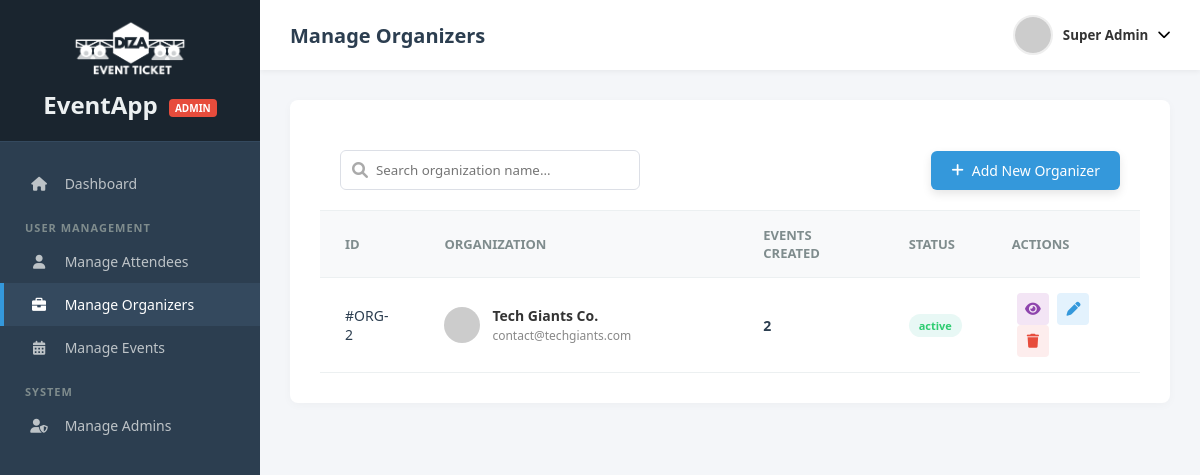
Page /manage-organizers.php (signed in) on the committed database.
### tables this page shows
CREATE TABLE organizer_details (
    user_id INT PRIMARY KEY,
    company_name VARCHAR(150) NOT NULL,
    business_phone VARCHAR(20),
    business_email VARCHAR(100),
    website_url VARCHAR(255),
    about_description TEXT,
    FOREIGN KEY (user_id) REFERENCES users(id) ON DELETE CASCADE
);

CREATE TABLE users (
    id INT AUTO_INCREMENT PRIMARY KEY,
    username VARCHAR(50) NOT NULL UNIQUE,
    password_hash VARCHAR(255) NOT NULL,  
    first_name VARCHAR(100) NOT NULL,
    last_name VARCHAR(100) NOT NULL,
    email VARCHAR(100) NOT NULL UNIQUE,
    phone_number VARCHAR(20),
    gender ENUM('Male', 'Female', 'Other'),
    address TEXT,
    role ENUM('admin', 'organizer', 'attendee') NOT NULL,
    status ENUM('active', 'banned') DEFAULT 'active',
    created_at TIMESTAMP DEFAULT CURRENT_TIMESTAMP
);

### manage-organizers.php (the view, shortened to what this page needs)
<?php
require_once("connection.php");
$currentUser = $_SESSION['user'];
$query = "SELECT u.*, o.company_name, o.business_email,
          (SELECT COUNT(*) FROM events WHERE organizer_id = u.id) as event_count
          FROM users u
          LEFT JOIN organizer_details o ON u.id = o.user_id
          WHERE u.role = 'organizer' ORDER BY u.id DESC";
$result = mysqli_query($conn, $query);
$organizerList = [];
if ($result) {
    while ($row = mysqli_fetch_assoc($result)) {
        $organizerList[] = $row;
    }
}
?>
<!DOCTYPE html>
<html lang="en">
<head>
    <link rel="stylesheet" href="https://cdnjs.cloudflare.com/ajax/libs/font-awesome/6.0.0/css/all.min.css">
    <link rel="stylesheet" href="css/styledashboard.css?v=2">
</head>
<body class="admin-theme">
    <div class="dashboard-container">
        <aside class="sidebar">
            <div class="brand">
                <img src="images/DIZAET_LogoWhite.png" alt="DIZAET Logo" class="brand-logo">
                <h2>EventApp <span class="badge">ADMIN</span></h2>
            </div>
            <ul class="nav-links">
                <li><a href="admin-dashboard.php"><i class="fas fa-home"></i> Dashboard</a></li>
                <li class="menu-header">User Management</li>
                <li><a href="manage-attendees.php"><i class="fas fa-user"></i> Manage Attendees</a></li>
                <li class="active"><a href="manage-organizers.php"><i class="fas fa-briefcase"></i> Manage Organizers</a></li>
                <li><a href="manage-events.php"><i class="fas fa-calendar-alt"></i> Manage Events</a></li>
                <li class="menu-header">System</li>
                <li><a href="manage-admins.php"><i class="fas fa-user-shield"></i> Manage Admins</a></li>
            </ul>
        </aside>
        <main class="main-content">
            <header class="top-bar">
                <div class="page-title"><h1>Manage Organizers</h1></div>
                <div class="user-menu">
                    <button class="user-btn" onclick="toggleDropdown()">
                        <img src="https://ui-avatars.com/api?name=<?php echo urlencode($currentUser['first_name'] . '+' . $currentUser['last_name']); ?>" alt="Admin" class="avatar">
                        <span class="username"><?php echo htmlspecialchars($currentUser['first_name'] . ' ' . $currentUser['last_name']); ?></span>
                        <i class="fas fa-chevron-down"></i>
                    </button>
                </div>
            </header>
            <div class="content-padding">
                <div class="card card-padded">
                    <div class="table-controls">
                        <div class="search-wrapper">
                            <i class="fas fa-search"></i>
                            <input type="text" placeholder="Search organization name...">
                        </div>
                        <a href="manage-organizers-addNew.php" class="btn-primary" style="text-decoration: none;">
                            <i class="fas fa-plus"></i> Add New Organizer
                        </a>
                    </div>
                    <div class="table-responsive">
                        <table class="styled-table">
                            <thead>
                                <tr>
                                    <th>ID</th>
                                    <th>Organization</th>
                                    <th>Events Created</th>
                                    <th>Status</th>
                                    <th class="text-right">Actions</th>
                                </tr>
                            </thead>
                            <tbody>
                                <?php if (!empty($organizerList)): ?>
                                    <?php foreach ($organizerList as $org):
                                        $dispName = !empty($org['company_name']) ? $org['company_name'] : ($org['first_name'] . ' ' . $org['last_name']);
                                        $dispEmail = !empty($org['business_email']) ? $org['business_email'] : $org['email'];
                                    ?>
                                        <tr>
                                            <td>#ORG-<?php echo $org['id']; ?></td>
                                            <td>
                                                <div class="user-cell">
                                                    <img src="https://ui-avatars.com/api?name=<?php echo urlencode($dispName); ?>" alt="Org Logo">
                                                    <div class="user-info">
                                                        <span class="name"><?php echo htmlspecialchars($dispName); ?></span>
                                                        <span class="email"><?php echo htmlspecialchars($dispEmail); ?></span>
                                                    </div>
                                                </div>
                                            </td>
                                            <td><strong><?php echo $org['event_count']; ?></strong></td>
                                            <td><span class="status active"><?php echo htmlspecialchars($org['status']); ?></span></td>
                                            <td class="text-right">
                                                <a href="manage-organizers-view.php?id=<?php echo $org['id']; ?>" class="btn-action view"><i class="fas fa-eye"></i></a>
                                                <a href="manage-organizers-edit.php?id=<?php echo $org['id']; ?>" class="btn-action edit"><i class="fas fa-pen"></i></a>
                                                <form action="manage-organizers.php" method="POST" style="display: inline;">
                                                    <button type="submit" class="btn-action delete" onclick="return confirm('Are you sure you want to delete this organizer? This will delete all their events.');"><i class="fas fa-trash"></i></button>
                                                </form>
                                            </td>
                                        </tr>
                                    <?php endforeach; ?>
                                <?php else: ?>
                                    <tr><td colspan="5" style="text-align: center; padding: 20px;">No organizers found.</td></tr>
                                <?php endif; ?>
                            </tbody>
                        </table>
                    </div>
                </div>
            </div>
        </main>
    </div>
</body>
</html>

### rows in the picture
organizer_details: user_id "2", company_name "Tech Giants Co.", business_email "contact@techgiants.com", event_count "2", user_id.status "active"

### other values in the picture
$currentUser['first_name'] . ' ' . $currentUser['last_name'] "Super Admin"
